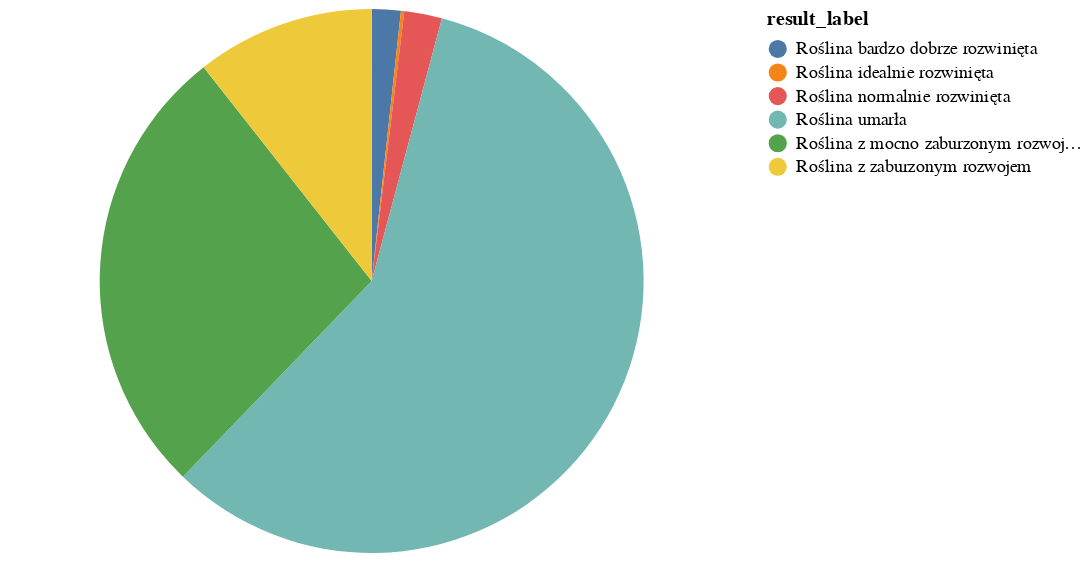

Notebook source saved alongside this figure:
### Code cell
# Wykres radialny rozwoju roślin przy użyciu altair
df2 = pd.DataFrame(df, columns=['id', 'result_label'])
df2 = df2.groupby(['result_label']).count()
df2 = df2.rename(columns={'id': 'counts'})
df2["counts"] = df2["counts"].astype('int32')
df2 = df2.reset_index(level=0)
alt.Chart(df2).mark_arc().encode(
    color='result_label', theta='counts', tooltip='counts'
)

### Figure 1 — Vega-Lite specification as saved in the notebook (floating-point values rounded to 4 significant figures)
{"config": {"view": {"continuousWidth": 400, "continuousHeight": 300}}, "data": {"name": "data-f1d41a101124be3a26162250f39ba072"}, "mark": "arc", "encoding": {"color": {"field": "result_label", "type": "nominal"}, "theta": {"field": "counts", "type": "quantitative"}, "tooltip": {"field": "counts", "type": "quantitative"}}, "$schema": "https://vega.github.io/schema/vega-lite/v4.17.0.json", "datasets": {"data-f1d41a101124be3a26162250f39ba072": [{"result_label": "Roślina bardzo dobrze rozwinięta", "counts": 1719}, {"result_label": "Roślina idealnie rozwinięta", "counts": 199}, {"result_label": "Roślina normalnie rozwinięta", "counts": 2242}, {"result_label": "Roślina umarła", "counts": 58054}, {"result_label": "Roślina z mocno zaburzonym rozwojem", "counts": 27185}, {"result_label": "Roślina z zaburzonym rozwojem", "counts": 10601}]}}
